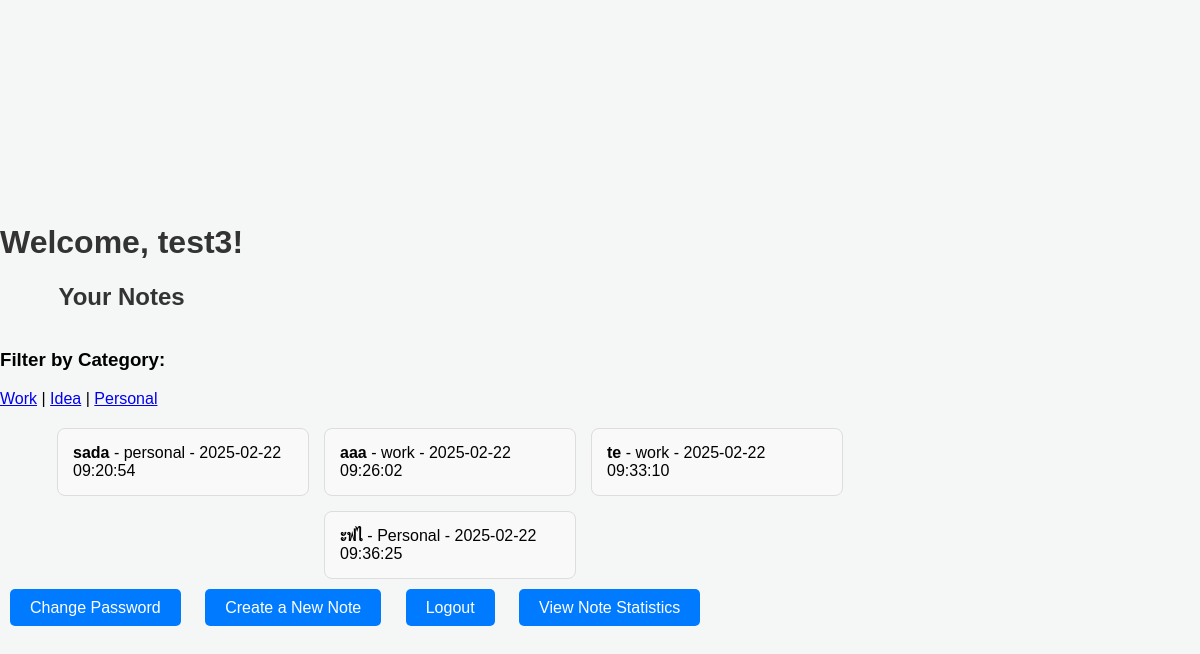
The page /my_notes (signed in) on the database as committed earlier.
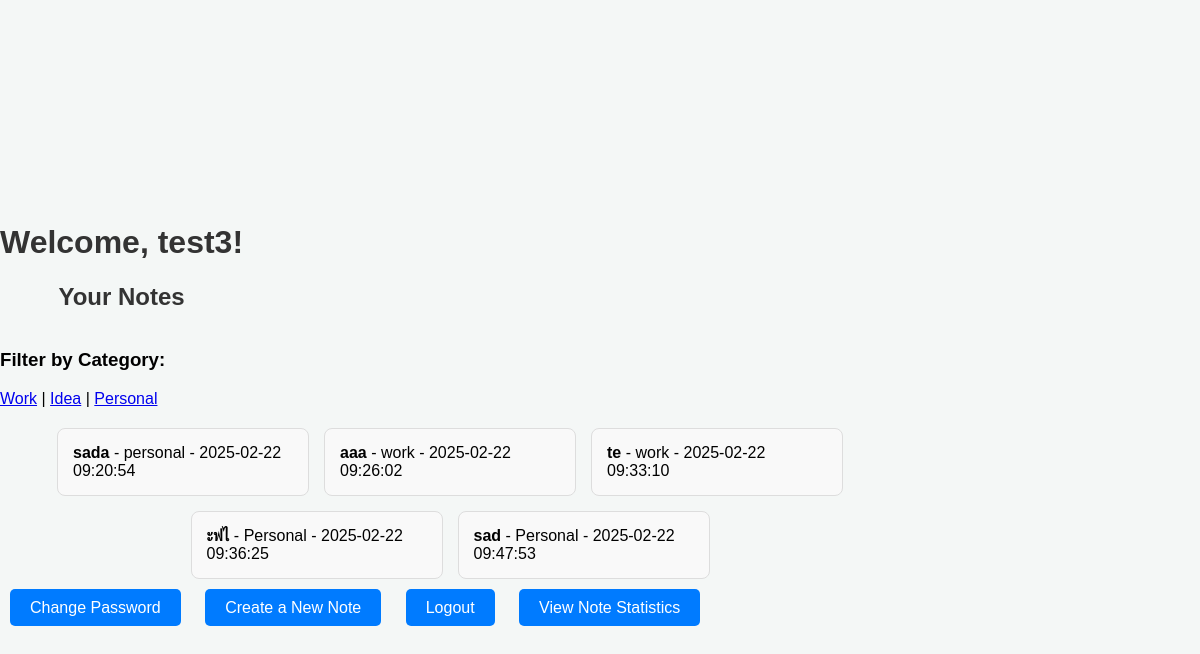
The same page on the database as committed later.
### app.py (models this page shows)
class User(db.Model, UserMixin):
    id = db.Column(db.Integer, primary_key=True)
    username = db.Column(db.String(20), unique=True, nullable=False)
    password = db.Column(db.String(60), nullable=False)

class Note(db.Model):
    id = db.Column(db.Integer, primary_key=True)
    title = db.Column(db.String(100), nullable=False)
    content = db.Column(db.Text, nullable=False)
    category = db.Column(db.String(50))
    timestamp = db.Column(db.DateTime, default=db.func.current_timestamp())
    user_id = db.Column(db.Integer, db.ForeignKey('user.id'), nullable=False)
    user = db.relationship('User', backref=db.backref('notes', lazy=True))

### app.py (the view)
@app.route('/my_notes')
@login_required
def my_notes():
    notes = Note.query.filter_by(user_id=current_user.id).all()
    return render_template('my_notes.html', notes=notes)

### app.py (called while the page is built)
@login_manager.user_loader
def load_user(user_id):
    return User.query.get(int(user_id))

### templates/my_notes.html (shortened to what this page needs)
<!DOCTYPE html>
<html lang="en">
<head>
</head>
<body>
    <div class="header">
        <h1>Welcome, {{ current_user.username }}!</h1>
        <h2>Your Notes</h2>
    </div>
    <div class="category-links">
        <h3>Filter by Category:</h3>
        <a href="{{ url_for('notes_by_category', category='Work') }}">Work</a> |
        <a href="{{ url_for('notes_by_category', category='Idea') }}">Idea</a> |
        <a href="{{ url_for('notes_by_category', category='Personal') }}">Personal</a>
    </div>
    <div class="note-container">
        {% if notes %}
            {% for note in notes %}
                <div class="note" id="note-{{ note.id }}" onclick="toggleNoteDetails({{ note.id }})">
                    <strong>{{ note.title }}</strong> - {{ note.category }} - {{ note.timestamp }}
                </div>
            {% endfor %}
        {% else %}
            <p>You don't have any notes yet.</p>
        {% endif %}
    </div>
    <div class="action-links">
        <a href="{{ url_for('profile') }}">Change Password</a>
        <a href="{{ url_for('create_note') }}">Create a New Note</a>
        <a href="{{ url_for('logout') }}">Logout</a>
        <a href="{{ url_for('statistics') }}">View Note Statistics</a>
    </div>
</body>
</html>

### templates/my_notes.html (style rules this page uses)
body { font-family: Arial, sans-serif; background-color: #f4f7f6; margin: 0; padding: 0; display: flex; justify-content: center; align-items: flex-start; height: 100vh; flex-direction: column; }
.header { text-align: center; margin-top: 20px; }
h1, h2 { color: #333; }
.note-container { margin-top: 20px; width: 100%; max-width: 900px; display: flex; flex-wrap: wrap; justify-content: center; gap: 15px; flex-direction: row; }
.note { background-color: #f9f9f9; border: 1px solid #ddd; padding: 15px; width: 220px; border-radius: 8px; cursor: pointer; transition: all 0.3s ease-in-out; position: relative; }
.action-links { text-align: center; margin-top: 20px; }
.action-links a { text-decoration: none; color: white; background-color: #007bff; padding: 10px 20px; margin: 0 10px; border-radius: 5px; transition: background-color 0.3s; }

Rows that differ between the two databases and show on the page:
added Note: title "sad", category "Personal", timestamp "2025-02-22 09:47:53"
